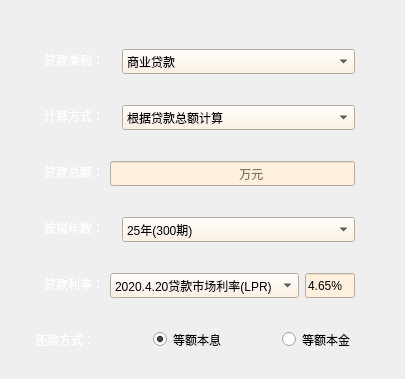
      <widget class="QWidget" name="widget_4" native="true">
       <layout class="QGridLayout" name="gridLayout_13">
        <property name="leftMargin">
         <number>6</number>
        </property>
        <property name="topMargin">
         <number>0</number>
        </property>
        <property name="bottomMargin">
         <number>0</number>
        </property>
        <property name="horizontalSpacing">
         <number>9</number>
        </property>
        <property name="verticalSpacing">
         <number>16</number>
        </property>
        <item row="1" column="1">
         <widget class="QWidget" name="widget_type_2" native="true">
          <property name="maximumSize">
           <size>
            <width>450</width>
            <height>40</height>
           </size>
          </property>
          <layout class="QGridLayout" name="gridLayout_14">
           <item row="0" column="0">
            <widget class="QLabel" name="label_type_2">
             <property name="maximumSize">
              <size>
               <width>72</width>
               <height>15</height>
              </size>
             </property>
             <property name="styleSheet">
              <string notr="true">font: 9pt &quot;锐字锐线怒放黑简1.0&quot;;
color: rgb(255, 255, 255);</string>
             </property>
             <property name="text">
              <string>贷款类别：</string>
             </property>
            </widget>
           </item>
           <item row="0" column="1">
            <widget class="QComboBox" name="comboBox_type_2">
             <property name="minimumSize">
              <size>
               <width>0</width>
               <height>25</height>
              </size>
             </property>
             <property name="maximumSize">
              <size>
               <width>16777215</width>
               <height>25</height>
              </size>
             </property>
             <property name="toolTip">
              <string>&lt;html&gt;&lt;head/&gt;&lt;body&gt;&lt;p&gt;注意：商业贷款和公积金贷款的利率是不一样的哦！&lt;/p&gt;&lt;/body&gt;&lt;/html&gt;</string>
             </property>
             <property name="styleSheet">
              <string notr="true">background-color: rgb(255, 240, 221);
selection-background-color: rgb(209, 114, 93);
</string>
             </property>
             <item>
              <property name="text">
               <string>商业贷款</string>
              </property>
              <property name="icon">
               <iconset>
                <normaloff>../Icons/shangye.png</normaloff>../Icons/shangye.png</iconset>
              </property>
             </item>
             <item>
              <property name="text">
               <string>公积金贷款</string>
              </property>
              <property name="icon">
               <iconset>
                <normaloff>../Icons/公共.png</normaloff>../Icons/公共.png</iconset>
              </property>
             </item>
             <item>
              <property name="text">
               <string>组合型贷款</string>
              </property>
              <property name="icon">
               <iconset>
                <normaloff>../Icons/组合.png</normaloff>../Icons/组合.png</iconset>
              </property>
             </item>
            </widget>
           </item>
          </layout>
         </widget>
        </item>
        <item row="3" column="2">
         <spacer name="horizontalSpacer_24">
          <property name="orientation">
           <enum>Qt::Horizontal</enum>
          </property>
          <property name="sizeType">
           <enum>QSizePolicy::Maximum</enum>
          </property>
          <property name="sizeHint" stdset="0">
           <size>
            <width>30</width>
            <height>20</height>
           </size>
          </property>
         </spacer>
        </item>
        <item row="4" column="2">
         <spacer name="horizontalSpacer_28">
          <property name="orientation">
           <enum>Qt::Horizontal</enum>
          </property>
          <property name="sizeType">
           <enum>QSizePolicy::Maximum</enum>
          </property>
          <property name="sizeHint" stdset="0">
           <size>
            <width>30</width>
            <height>20</height>
           </size>
          </property>
         </spacer>
        </item>
        <item row="6" column="1">
         <widget class="QWidget" name="widget_method_2" native="true">
          <property name="maximumSize">
           <size>
            <width>450</width>
            <height>40</height>
           </size>
          </property>
          <layout class="QGridLayout" name="gridLayout_19">
           <property name="leftMargin">
            <number>0</number>
           </property>
           <item row="0" column="0">
            <widget class="QLabel" name="label_method_2">
             <property name="maximumSize">
              <size>
               <width>72</width>
               <height>15</height>
              </size>
             </property>
             <property name="styleSheet">
              <string notr="true">font: 9pt &quot;锐字锐线怒放黑简1.0&quot;;
color: rgb(255, 255, 255);</string>
             </property>
             <property name="text">
              <string>还款方式：</string>
             </property>
            </widget>
           </item>
           <item row="0" column="4">
            <widget class="QRadioButton" name="radioButton_benjin_2">
             <property name="maximumSize">
              <size>
               <width>110</width>
               <height>21</height>
              </size>
             </property>
             <property name="text">
              <string>等额本金</string>
             </property>
             <property name="icon">
              <iconset>
               <normaloff>../Icons/等额本金.png</normaloff>../Icons/等额本金.png</iconset>
             </property>
            </widget>
           </item>
           <item row="0" column="2">
            <widget class="QRadioButton" name="radioButton_benxi_2">
             <property name="maximumSize">
              <size>
               <width>110</width>
               <height>21</height>
              </size>
             </property>
             <property name="text">
              <string>等额本息</string>
             </property>
             <property name="icon">
              <iconset>
               <normaloff>../Icons/等额本息还款标.png</normaloff>../Icons/等额本息还款标.png</iconset>
             </property>
             <property name="checked">
              <bool>true</bool>
             </property>
            </widget>
           </item>
           <item row="0" column="1">
            <spacer name="horizontalSpacer_32">
             <property name="orientation">
              <enum>Qt::Horizontal</enum>
             </property>
             <property name="sizeType">
              <enum>QSizePolicy::Maximum</enum>
             </property>
             <property name="sizeHint" stdset="0">
              <size>
               <width>40</width>
               <height>19</height>
              </size>
             </property>
            </spacer>
           </item>
           <item row="0" column="3">
            <spacer name="horizontalSpacer_8">
             <property name="orientation">
              <enum>Qt::Horizontal</enum>
             </property>
             <property name="sizeType">
              <enum>QSizePolicy::Maximum</enum>
             </property>
             <property name="sizeHint" stdset="0">
              <size>
               <width>50</width>
               <height>20</height>
              </size>
             </property>
            </spacer>
           </item>
          </layout>
         </widget>
        </item>
        <item row="1" column="0">
         <widget class="PushButton" name="QustionButton_10">
          <property name="maximumSize">
           <size>
            <width>20</width>
            <height>20</height>
           </size>
          </property>
          <property name="toolTip">
           <string>&lt;html&gt;&lt;head/&gt;&lt;body&gt;&lt;p&gt;打开帮助文档&lt;/p&gt;&lt;/body&gt;&lt;/html&gt;</string>
          </property>
          <property name="text">
           <string/>
          </property>
          <property name="icon">
           <iconset>
            <normaloff>../Icons/WenHao1.png</normaloff>../Icons/WenHao1.png</iconset>
          </property>
          <property name="autoDefault">
           <bool>false</bool>
          </property>
          <property name="default">
           <bool>false</bool>
          </property>
          <property name="flat">
           <bool>true</bool>
          </property>
         </widget>
        </item>
        <item row="5" column="0">
         <widget class="PushButton" name="QustionButton_11">
          <property name="maximumSize">
           <size>
            <width>20</width>
            <height>20</height>
           </size>
          </property>
          <property name="toolTip">
           <string>&lt;html&gt;&lt;head/&gt;&lt;body&gt;&lt;p&gt;打开帮助文档&lt;/p&gt;&lt;/body&gt;&lt;/html&gt;</string>
          </property>
          <property name="text">
           <string/>
          </property>
          <property name="icon">
           <iconset>
            <normaloff>../Icons/WenHao1.png</normaloff>../Icons/WenHao1.png</iconset>
          </property>
          <property name="autoDefault">
           <bool>false</bool>
          </property>
          <property name="default">
           <bool>false</bool>
          </property>
          <property name="flat">
           <bool>true</bool>
          </property>
         </widget>
        </item>
        <item row="1" column="2">
         <spacer name="horizontalSpacer_20">
          <property name="orientation">
           <enum>Qt::Horizontal</enum>
          </property>
          <property name="sizeType">
           <enum>QSizePolicy::Maximum</enum>
          </property>
          <property name="sizeHint" stdset="0">
           <size>
            <width>30</width>
            <height>20</height>
           </size>
          </property>
         </spacer>
        </item>
        <item row="2" column="1">
         <widget class="QWidget" name="widget_calaterWay_2" native="true">
          <property name="maximumSize">
           <size>
            <width>450</width>
            <height>40</height>
           </size>
          </property>
          <layout class="QGridLayout" name="gridLayout_20">
           <item row="0" column="0">
            <widget class="QLabel" name="label_calaterWay_3">
             <property name="maximumSize">
              <size>
               <width>72</width>
               <height>15</height>
              </size>
             </property>
             <property name="styleSheet">
              <string notr="true">font: 9pt &quot;锐字锐线怒放黑简1.0&quot;;
color: rgb(255, 255, 255);</string>
             </property>
             <property name="text">
              <string>计算方式：</string>
             </property>
            </widget>
           </item>
           <item row="0" column="1">
            <widget class="QComboBox" name="comboBox_calaterWay_2">
             <property name="minimumSize">
              <size>
               <width>0</width>
               <height>25</height>
              </size>
             </property>
             <property name="maximumSize">
              <size>
               <width>16777215</width>
               <height>25</height>
              </size>
             </property>
             <property name="styleSheet">
              <string notr="true">background-color: rgb(255, 240, 221);
selection-background-color: rgb(209, 114, 93);
</string>
             </property>
             <item>
              <property name="text">
               <string>根据贷款总额计算</string>
              </property>
              <property name="icon">
               <iconset>
                <normaloff>../Icons/qian.png</normaloff>../Icons/qian.png</iconset>
              </property>
             </item>
             <item>
              <property name="text">
               <string>根据面积、单价计算</string>
              </property>
              <property name="icon">
               <iconset>
                <normaloff>../Icons/房.png</normaloff>../Icons/房.png</iconset>
              </property>
             </item>
            </widget>
           </item>
          </layout>
         </widget>
        </item>
        <item row="5" column="1">
         <widget class="QWidget" name="widget_rate_2" native="true">
          <property name="maximumSize">
           <size>
            <width>450</width>
            <height>40</height>
           </size>
          </property>
          <layout class="QGridLayout" name="gridLayout_18">
           <item row="0" column="0">
            <widget class="QLabel" name="label_rate_2">
             <property name="maximumSize">
              <size>
               <width>72</width>
               <height>15</height>
              </size>
             </property>
             <property name="styleSheet">
              <string notr="true">font: 9pt &quot;锐字锐线怒放黑简1.0&quot;;
color: rgb(255, 255, 255);</string>
             </property>
             <property name="text">
              <string>贷款利率：</string>
             </property>
            </widget>
           </item>
           <item row="0" column="1">
            <widget class="QComboBox" name="comboBox_rate_2">
             <property name="minimumSize">
              <size>
               <width>0</width>
               <height>25</height>
              </size>
             </property>
             <property name="maximumSize">
              <size>
               <width>16777215</width>
               <height>25</height>
              </size>
             </property>
             <property name="toolTip">
              <string>&lt;html&gt;&lt;head/&gt;&lt;body&gt;&lt;p&gt;&lt;span style=&quot; font-family:'仿宋'; color:#333333;&quot;&gt;从2020年3月1日起，全部的房贷除已发放的房贷外，都将实行LPR+基点的模式进行贷款&lt;/span&gt;&lt;/p&gt;&lt;/body&gt;&lt;/html&gt;</string>
             </property>
             <property name="styleSheet">
              <string notr="true">background-color: rgb(255, 240, 221);
selection-background-color: rgb(209, 114, 93);
</string>
             </property>
             <item>
              <property name="text">
               <string>2020.4.20贷款市场利率(LPR)</string>
              </property>
             </item>
             <item>
              <property name="text">
               <string>2020.3.20贷款市场利率(LPR)</string>
              </property>
             </item>
             <item>
              <property name="text">
               <string>2019.9.20贷款市场利率(LPR)</string>
              </property>
             </item>
             <item>
              <property name="text">
               <string>2015.10.24利率上限(1.1倍)</string>
              </property>
             </item>
             <item>
              <property name="text">
               <string>2015.10.24利率上限(1.05倍)</string>
              </property>
             </item>
             <item>
              <property name="text">
               <string>2015.10.24利率下限(85折)</string>
              </property>
             </item>
             <item>
              <property name="text">
               <string>2015.10.24利率下限(7折)</string>
              </property>
             </item>
             <item>
              <property name="text">
               <string>2015.10.24基准利率</string>
              </property>
             </item>
             <item>
              <property name="text">
               <string>2015.8.26利率上限(1.1倍)</string>
              </property>
             </item>
             <item>
              <property name="text">
               <string>2015.8.26利率下限(85折)</string>
              </property>
             </item>
             <item>
              <property name="text">
               <string>2015.8.26利率下限(7折)</string>
              </property>
             </item>
             <item>
              <property name="text">
               <string>2015.8.26基准利率</string>
              </property>
             </item>
             <item>
              <property name="text">
               <string>2015.6.28利率上限(1.1倍)</string>
              </property>
             </item>
             <item>
              <property name="text">
               <string>2015.6.28利率下限(85折)</string>
              </property>
             </item>
             <item>
              <property name="text">
               <string>2015.6.28利率下限(7折)</string>
              </property>
             </item>
             <item>
              <property name="text">
               <string>2015.6.28基准利率</string>
              </property>
             </item>
             <item>
              <property name="text">
               <string>2015.5.11利率上限(1.1倍)</string>
              </property>
             </item>
             <item>
              <property name="text">
               <string>2015.5.11利率下限(85折)</string>
              </property>
             </item>
             <item>
              <property name="text">
               <string>2015.5.11利率下限(7折)</string>
              </property>
             </item>
             <item>
              <property name="text">
               <string>2015.5.11基准利率</string>
              </property>
             </item>
             <item>
              <property name="text">
               <string>2015.3.1利率上限(1.1倍)</string>
              </property>
             </item>
             <item>
              <property name="text">
               <string>2015.3.1利率下限(85折)</string>
              </property>
             </item>
             <item>
              <property name="text">
               <string>2015.3.1利率下限(7折)</string>
              </property>
             </item>
             <item>
              <property name="text">
               <string>2015.3.1基准利率</string>
              </property>
             </item>
             <item>
              <property name="text">
               <string>2014.11.22利率上限(1.1倍)</string>
              </property>
             </item>
             <item>
              <property name="text">
               <string>2014.11.22利率下限(85折)</string>
              </property>
             </item>
             <item>
              <property name="text">
               <string>2014.11.22利率下限(7折)</string>
              </property>
             </item>
             <item>
              <property name="text">
               <string>2014.11.22基准利率</string>
              </property>
             </item>
             <item>
              <property name="text">
               <string>2012.7.6利率上限(1.1倍)</string>
              </property>
             </item>
             <item>
              <property name="text">
               <string>2012.7.6利率下限(85折)</string>
              </property>
             </item>
             <item>
              <property name="text">
               <string>2012.7.6利率下限(7折)</string>
              </property>
             </item>
             <item>
              <property name="text">
               <string>2012.7.6基准利率</string>
              </property>
             </item>
             <item>
              <property name="text">
               <string>2012.6.8利率上限(1.1倍)</string>
              </property>
             </item>
             <item>
              <property name="text">
               <string>2012.6.8利率下限(85折)</string>
              </property>
             </item>
             <item>
              <property name="text">
               <string>2012.6.8利率下限(7折)</string>
              </property>
             </item>
             <item>
              <property name="text">
               <string>2012.6.8基准利率</string>
              </property>
             </item>
            </widget>
           </item>
           <item row="0" column="2">
            <widget class="QLineEdit" name="lineEdit_rate_2">
             <property name="minimumSize">
              <size>
               <width>0</width>
               <height>25</height>
              </size>
             </property>
             <property name="maximumSize">
              <size>
               <width>50</width>
               <height>25</height>
              </size>
             </property>
             <property name="styleSheet">
              <string notr="true">background-color: rgb(255, 240, 221);
selection-background-color: rgb(209, 114, 93);
</string>
             </property>
             <property name="text">
              <string>4.65%</string>
             </property>
            </widget>
           </item>
          </layout>
         </widget>
        </item>
        <item row="0" column="1">
         <spacer name="verticalSpacer_4">
          <property name="orientation">
           <enum>Qt::Vertical</enum>
          </property>
          <property name="sizeType">
           <enum>QSizePolicy::Maximum</enum>
          </property>
          <property name="sizeHint" stdset="0">
           <size>
            <width>20</width>
            <height>40</height>
           </size>
          </property>
         </spacer>
        </item>
        <item row="6" column="0">
         <widget class="PushButton" name="QustionButton_12">
          <property name="maximumSize">
           <size>
            <width>20</width>
            <height>20</height>
           </size>
          </property>
          <property name="toolTip">
           <string>&lt;html&gt;&lt;head/&gt;&lt;body&gt;&lt;p&gt;打开帮助文档&lt;/p&gt;&lt;/body&gt;&lt;/html&gt;</string>
          </property>
          <property name="text">
           <string/>
          </property>
          <property name="icon">
           <iconset>
            <normaloff>../Icons/WenHao1.png</normaloff>../Icons/WenHao1.png</iconset>
          </property>
          <property name="autoDefault">
           <bool>false</bool>
          </property>
          <property name="default">
           <bool>false</bool>
          </property>
          <property name="flat">
           <bool>true</bool>
          </property>
         </widget>
        </item>
        <item row="3" column="1">
         <widget class="QWidget" name="widget_totalloan" native="true">
          <property name="maximumSize">
           <size>
            <width>450</width>
            <height>40</height>
           </size>
          </property>
          <layout class="QGridLayout" name="gridLayout_15">
           <item row="0" column="0">
            <widget class="QLabel" name="label_loan">
             <property name="maximumSize">
              <size>
               <width>72</width>
               <height>15</height>
              </size>
             </property>
             <property name="styleSheet">
              <string notr="true">font: 9pt &quot;锐字锐线怒放黑简1.0&quot;;
color: rgb(255, 255, 255);</string>
             </property>
             <property name="text">
              <string>贷款总额：</string>
             </property>
            </widget>
           </item>
           <item row="0" column="1">
            <widget class="QLineEdit" name="lineEdit_loan">
             <property name="minimumSize">
              <size>
               <width>0</width>
               <height>25</height>
              </size>
             </property>
             <property name="maximumSize">
              <size>
               <width>16777215</width>
               <height>25</height>
              </size>
             </property>
             <property name="styleSheet">
              <string notr="true">background-color: rgb(255, 240, 221);
selection-background-color: rgb(209, 114, 93);
</string>
             </property>
             <property name="placeholderText">
              <string>                                      万元</string>
             </property>
            </widget>
           </item>
          </layout>
         </widget>
        </item>
        <item row="5" column="2">
         <spacer name="horizontalSpacer_30">
          <property name="orientation">
           <enum>Qt::Horizontal</enum>
          </property>
          <property name="sizeType">
           <enum>QSizePolicy::Maximum</enum>
          </property>
          <property name="sizeHint" stdset="0">
           <size>
            <width>30</width>
            <height>20</height>
           </size>
          </property>
         </spacer>
        </item>
        <item row="2" column="2">
         <spacer name="horizontalSpacer_22">
          <property name="orientation">
           <enum>Qt::Horizontal</enum>
          </property>
          <property name="sizeType">
           <enum>QSizePolicy::Maximum</enum>
          </property>
          <property name="sizeHint" stdset="0">
           <size>
            <width>30</width>
            <height>20</height>
           </size>
          </property>
         </spacer>
        </item>
        <item row="7" column="1">
         <spacer name="verticalSpacer_10">
          <property name="orientation">
           <enum>Qt::Vertical</enum>
          </property>
          <property name="sizeType">
           <enum>QSizePolicy::Maximum</enum>
          </property>
          <property name="sizeHint" stdset="0">
           <size>
            <width>20</width>
            <height>20</height>
           </size>
          </property>
         </spacer>
        </item>
        <item row="4" column="1">
         <widget class="QWidget" name="widget_deadline_2" native="true">
          <property name="maximumSize">
           <size>
            <width>450</width>
            <height>40</height>
           </size>
          </property>
          <layout class="QGridLayout" name="gridLayout_17">
           <item row="0" column="0">
            <widget class="QLabel" name="label_deadline_2">
             <property name="maximumSize">
              <size>
               <width>72</width>
               <height>15</height>
              </size>
             </property>
             <property name="styleSheet">
              <string notr="true">font: 9pt &quot;锐字锐线怒放黑简1.0&quot;;
color: rgb(255, 255, 255);</string>
             </property>
             <property name="text">
              <string>按揭年数：</string>
             </property>
            </widget>
           </item>
           <item row="0" column="1">
            <widget class="QComboBox" name="comboBox_deadline_2">
             <property name="minimumSize">
              <size>
               <width>0</width>
               <height>25</height>
              </size>
             </property>
             <property name="maximumSize">
              <size>
               <width>16777215</width>
               <height>25</height>
              </size>
             </property>
             <property name="toolTip">
              <string>&lt;html&gt;&lt;head/&gt;&lt;body&gt;&lt;p&gt;5年以上利率和5年以下利率是不同的哦&lt;/p&gt;&lt;/body&gt;&lt;/html&gt;</string>
             </property>
             <property name="styleSheet">
              <string notr="true">background-color: rgb(255, 240, 221);
selection-background-color: rgb(209, 114, 93);
</string>
             </property>
             <item>
              <property name="text">
               <string>25年(300期)</string>
              </property>
             </item>
             <item>
              <property name="text">
               <string>24年(288期)</string>
              </property>
             </item>
             <item>
              <property name="text">
               <string>23年(276期)</string>
              </property>
             </item>
             <item>
              <property name="text">
               <string>22年(264期)</string>
              </property>
             </item>
             <item>
              <property name="text">
               <string>21年(252期)</string>
              </property>
             </item>
             <item>
              <property name="text">
               <string>20年(240期)</string>
              </property>
             </item>
             <item>
              <property name="text">
               <string>19年(228期)</string>
              </property>
             </item>
             <item>
              <property name="text">
               <string>18年(216期)</string>
              </property>
             </item>
             <item>
              <property name="text">
               <string>17年(204期)</string>
              </property>
             </item>
             <item>
              <property name="text">
               <string>16年(192期)</string>
              </property>
             </item>
             <item>
              <property name="text">
               <string>15年(180期)</string>
              </property>
             </item>
             <item>
              <property name="text">
               <string>14年(168期)</string>
              </property>
             </item>
             <item>
              <property name="text">
               <string>13年(156期)</string>
              </property>
             </item>
             <item>
              <property name="text">
               <string>12年(144期)</string>
              </property>
             </item>
             <item>
              <property name="text">
               <string>11年(132期)</string>
              </property>
             </item>
             <item>
              <property name="text">
               <string>10年(120期)</string>
              </property>
             </item>
             <item>
              <property name="text">
               <string>9年(108期)</string>
              </property>
             </item>
             <item>
              <property name="text">
               <string>8年(96期)</string>
              </property>
             </item>
             <item>
              <property name="text">
               <string>7年(84期)</string>
              </property>
             </item>
             <item>
              <property name="text">
               <string>6年(72期)</string>
              </property>
             </item>
             <item>
              <property name="text">
               <string>5年(60期)</string>
              </property>
             </item>
             <item>
              <property name="text">
               <string>4年(48期)</string>
              </property>
             </item>
             <item>
              <property name="text">
               <string>3年(36期)</string>
              </property>
             </item>
             <item>
              <property name="text">
               <string>2年(24期)</string>
              </property>
             </item>
             <item>
              <property name="text">
               <string>1年(12期)</string>
              </property>
             </item>
            </widget>
           </item>
          </layout>
         </widget>
        </item>
        <item row="6" column="2">
         <spacer name="horizontalSpacer_33">
          <property name="orientation">
           <enum>Qt::Horizontal</enum>
          </property>
          <property name="sizeType">
           <enum>QSizePolicy::Maximum</enum>
          </property>
          <property name="sizeHint" stdset="0">
           <size>
            <width>30</width>
            <height>20</height>
           </size>
          </property>
         </spacer>
        </item>
       </layout>
      </widget>
